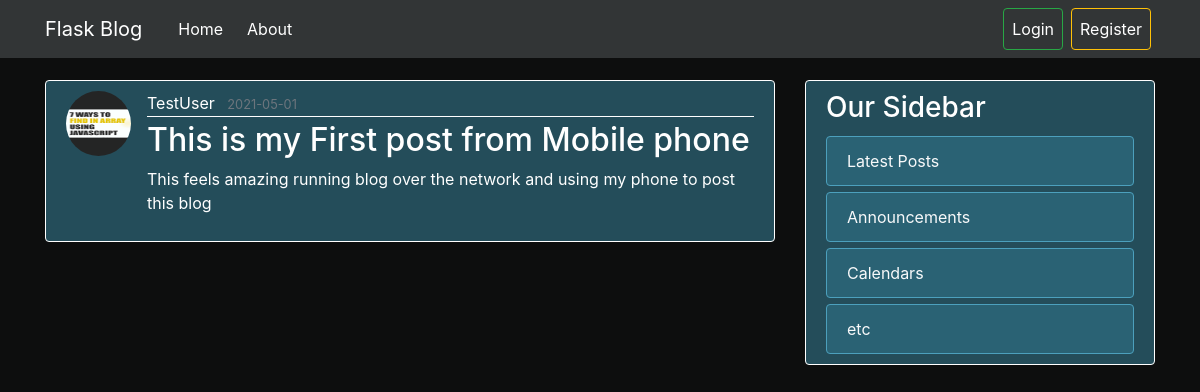
The page /post/12 on the database its author committed.
### flaskblog/models.py (models this page shows, shortened)
class User(db.Model, UserMixin):
    id = db.Column(db.Integer, primary_key=True)
    username = db.Column(db.String(20), unique=True, nullable=False)
    email = db.Column(db.String(120), unique=True, nullable=False)
    image_file = db.Column(db.String(20), nullable=False, default='default.jpg')
    password = db.Column(db.String(60), nullable=False)
    posts = db.relationship('Post', backref='author', lazy=True)

class Post(db.Model):
     id = db.Column(db.Integer, primary_key=True)
     title = db.Column(db.String(100), nullable=False)
     date_posted = db.Column(db.DateTime, nullable=False, default=datetime.utcnow)
     content = db.Column(db.Text, nullable=False)
     user_id = db.Column(db.Integer, db.ForeignKey('user.id'), nullable=False)

### flaskblog/posts/routes.py (the view)
@posts.route("/post/<int:post_id>")
def post(post_id):
    post = Post.query.get_or_404(post_id)
    return render_template('post.html', title=post.title, post=post)

### flaskblog/templates/post.html (shortened to what this page needs)
{% extends "layout.html" %}
{% block content %}
<article class="media content-section">
  <img class="rounded-circle article-img" src="{{ url_for('static', filename='profile_pics/' + post.author.image_file) }}" alt="">
  <div class="media-body">
    <div class="article-metadata">
      <a class="mr-2" href="{{ url_for('users.user_posts', username=post.author.username)}}">{{ post.author.username }}</a>
      <small class="text-muted">{{ post.date_posted.strftime('%Y-%m-%d') }}</small>
    </div>
    <h2 class="article-title" >{{ post.title }}</h2>
    <p class="article-content">{{ post.content }}</p>
  </div>
</article>
{% endblock content%}

### flaskblog/static/main.css (style rules this page uses)
body { background: #0d0e0e; color: #fff; margin-top: 5rem; }
h1, h2, h3, h4, h5, h6 { color: #fff; }
.content-section { background: #244d5a; padding: 10px 20px; border: 1px solid #fff; border-radius: 4px; margin-bottom: 20px; }
.article-title { color: #fff; }
.article-content { white-space: pre-line; }
.article-img { height: 65px; width: 65px; margin-right: 16px; }
.article-metadata { padding-bottom: 1px; color: #fff; margin-bottom: 4px; border-bottom: 1px solid #fff; }
.article-metadata a { color: #fff; }

### rows shown on the page
User: image_file (picture), author.username "TestUser"
Post: date_posted "2021-05-01", title "This is my First post from Mobile phone", content "This feels amazing running blog over the network and using my phone to post this blog"
